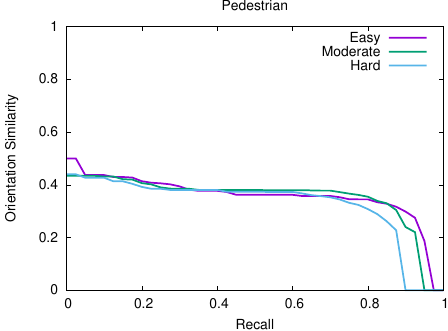

Source code (gnuplot):
set term postscript eps enhanced color font "Helvetica" 20
set output "pedestrian_orientation_3D_AHS.eps"
set size ratio 0.7
set xrange [0:1]
set yrange [0:1]
set xlabel "Recall"
set ylabel "Orientation Similarity"
set title "Pedestrian"
plot "pedestrian_orientation_3D_AHS.txt" using 1:2 title 'Easy' with lines ls 1 lw 5,"pedestrian_orientation_3D_AHS.txt" using 1:3 title 'Moderate' with lines ls 2 lw 5,"pedestrian_orientation_3D_AHS.txt" using 1:4 title 'Hard' with lines ls 3 lw 5